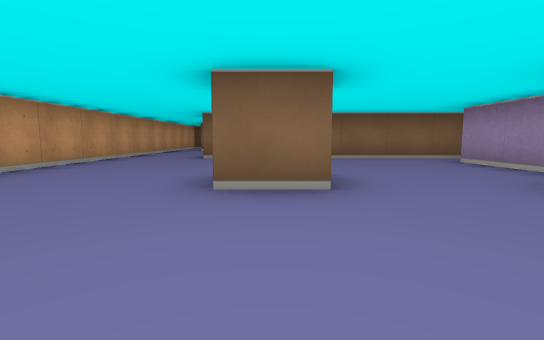
[1] (above)

24 first-person views from a walk through a cub3D maze. The camera is about half as high as the walls, tilts 6° down and sees 85° across. The floor is counted in squares. Each view is taken from the middle of a square. On the plan, view 1 faces up. The plan holds only what a view shows up to about 9 squares ahead; the rest is blank.

[2]
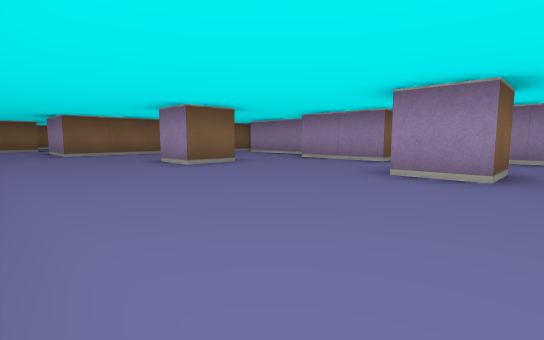

[3]
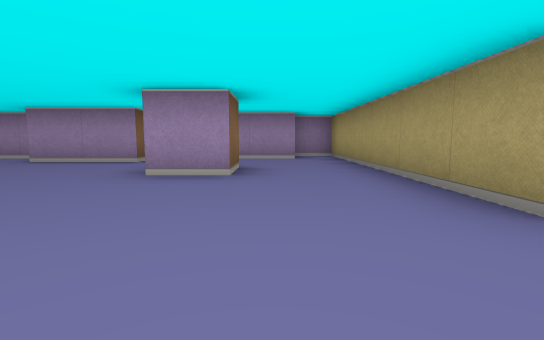

[4]
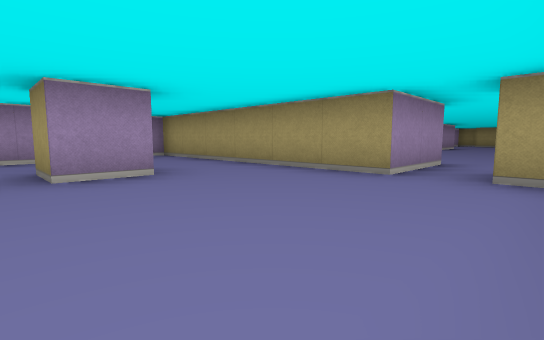

[5]
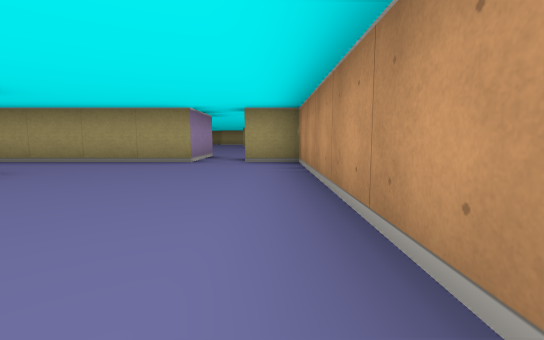

[6]
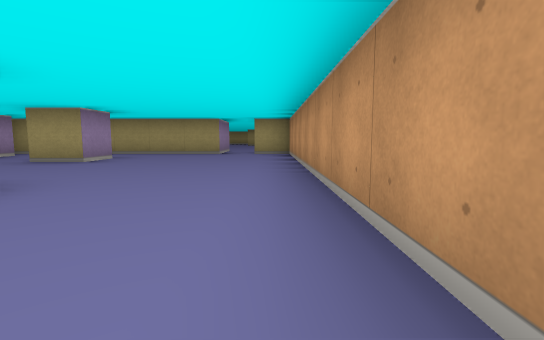

[7]
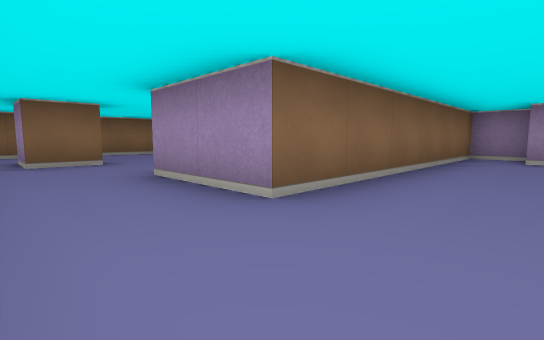

[8]
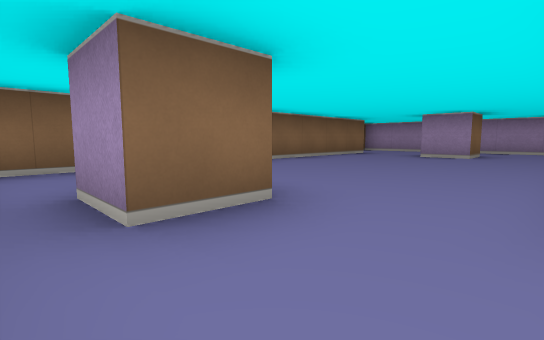

[9]
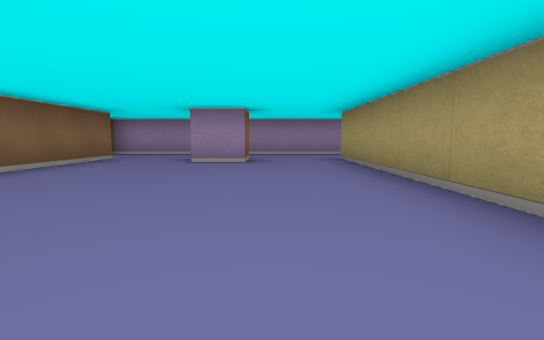

[10]
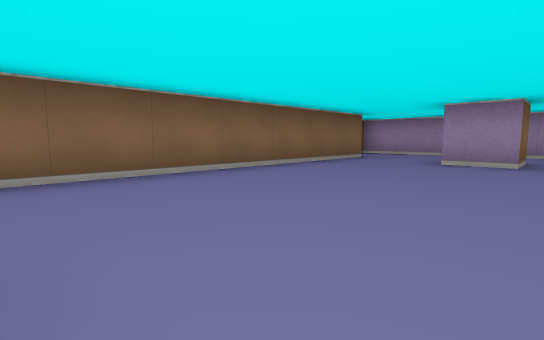

[11]
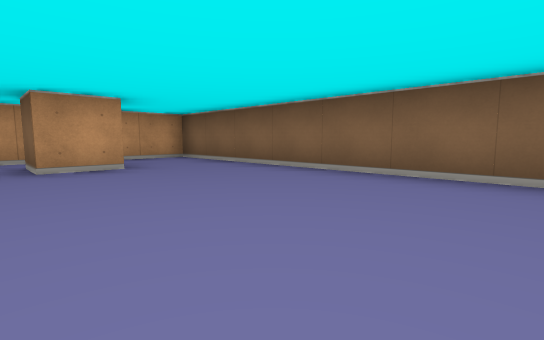

[12]
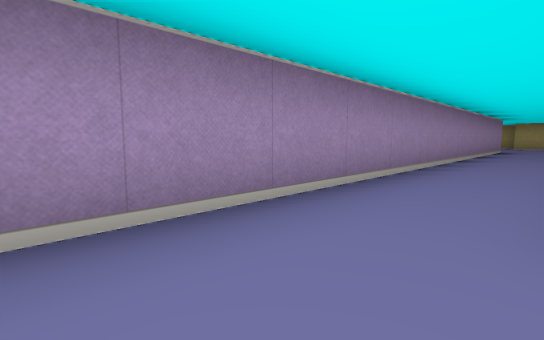

[13]
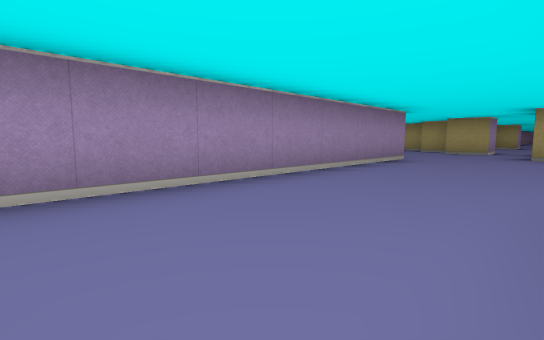

[14]
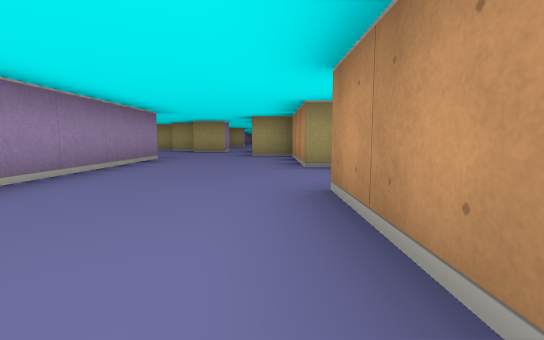

[15]
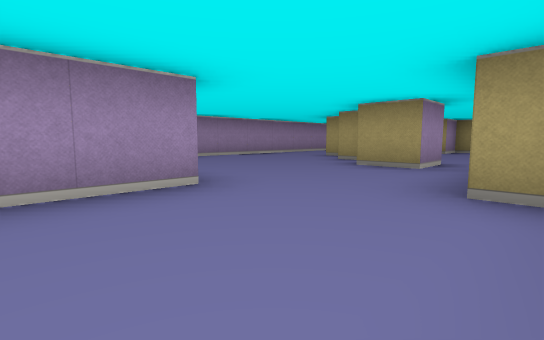

[16]
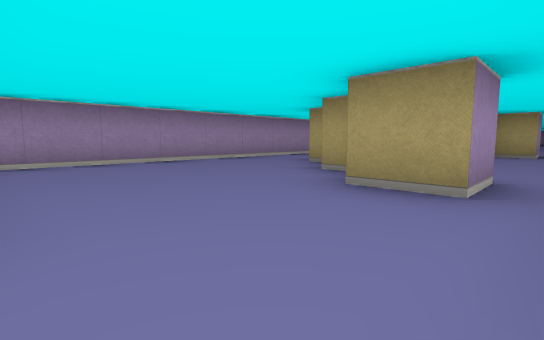

[17]
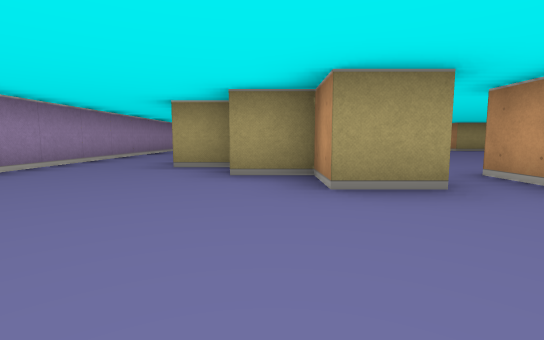

[18]
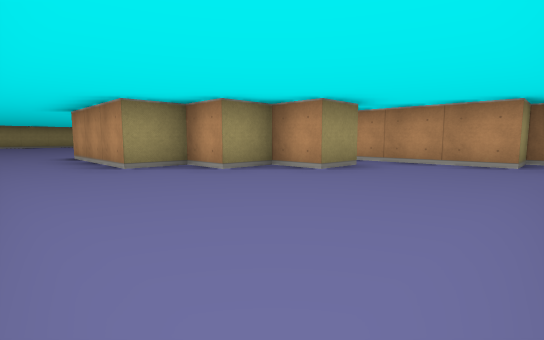

[19]
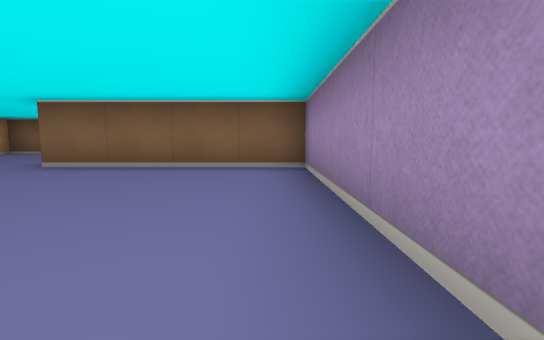

[20]
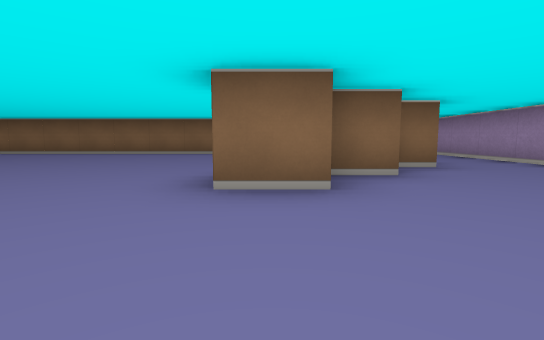

[21]
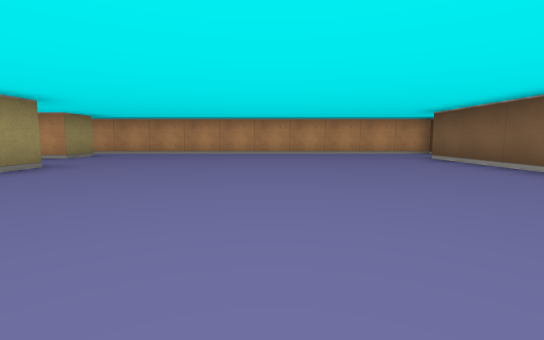

[22]
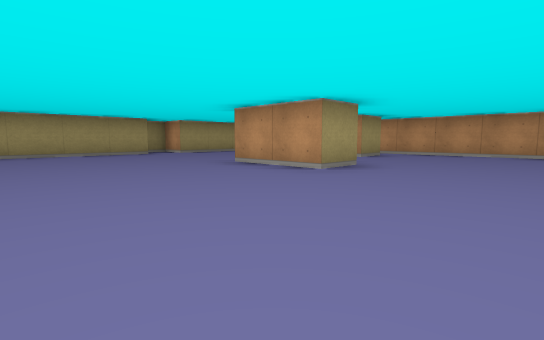

[23]
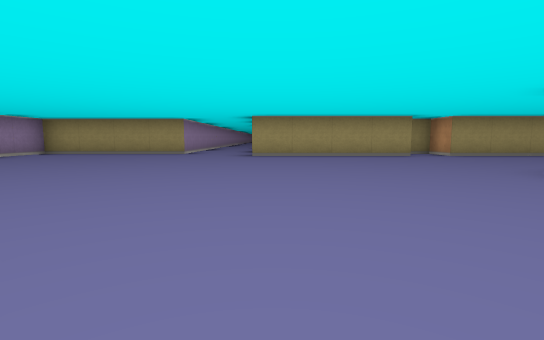

[24]
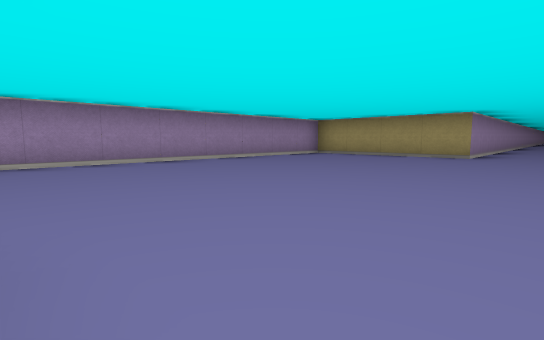

### Floor plan
Points are (right, up) in squares from view 1. A wall is a line through its corners. A room is listed if a view was taken in it or the views show most of it. See-through windows are left out.
Room 1 (views 1, 2, 3, 4, 5, 6, 7)
walls: (0.6, 2.5) (-0.5, 2.5) (-0.5, 3.5); (2.5, 0.4) (2.5, 2.5); (1.5, -1.5) (0.5, -1.5) (0.5, -0.5) (1.5, -0.5); (3.5, 3.2) (3.5, 5.5); (3.5, -2.5) (3.5, -0.2); (-1.5, -4.5) (-1.5, -3.5) (4.5, -3.5) (4.5, -2.5); (4.5, 5.5) (4.5, 6.5) (-1.5, 6.5); (-3.5, 6.4) (-3.5, -3.5) (-2.5, -3.5)
ways out: opening at (-2.5, 7.5) to room 2; opening at (-2, -5) to room 5
Room 2 (views 8, 9, 10, 11, 12)
walls: (0.5, 8.5) (5.5, 8.5); (5.5, 10.5) (4.5, 10.5) (4.5, 11.5); (-1.5, 11.6) (-1.5, 10.5) (-2.5, 10.5) (-2.5, 11.5); (-1.5, 6.5) (-1.5, 8.5); (5.6, 13.5) (-3.5, 13.5) (-3.5, 12.1); (-3.5, 10.6) (-3.5, 6.4); (7.5, 4.5) (7.5, 14.5)
ways out: opening at (-2.5, 7.5) to room 1; opening at (6.5, 4.5) to room 3
Room 3 (views 13, 14, 15, 16)
walls: (4, 0.5) (4.5, 0.5) (4.5, -2.5) (5.5, -2.5); (4.5, 4.5) (4.5, 2.5) (3.5, 2.5); (7.5, -1.5) (7.5, 4.5)
ways out: opening at (6.5, 4.5) to room 2; opening at (6.5, -2.5) to room 4
Room 4 (views 17, 18, 19)
walls: (6.5, -5.6) (6.5, -4.5) (7.5, -4.5) (7.5, -5.5) (8.5, -5.5) (8.5, -6.5) (9.5, -6.5) (9.5, -9.5); (5.5, -2.5) (5.5, -5.5); (11.5, -10.5) (11.5, -1.5) (7.5, -1.5)
ways out: opening at (6.5, -2.5) to room 3; opening at (6, -5) to room 5; opening at (10.5, -9.5) to room 5
Room 5 (views 20, 21, 22, 23, 24)
walls: (1.4, -18.5) (5.5, -18.5); (-1.9, -18.5) (0.5, -18.5) (0.5, -19.5) (1.1, -19.5); (7.5, -23.4) (7.5, -19.5) (11.5, -19.5) (11.5, -10.5); (0.4, -12.5) (1.5, -12.5) (1.5, -14.5); (7.6, -11.5) (6.5, -11.5) (6.5, -10.5) (7.5, -10.5) (7.5, -9.5); (-2.5, -13.5) (-1.5, -13.5) (-1.5, -14.1); (8.6, -10.5) (7.5, -10.5); (9.5, -9.5) (8.9, -9.5); (5.5, -5.5) (-1.5, -5.5) (-1.5, -4.5); (-3.5, -4.4) (-3.5, -14.1)
ways out: opening at (-2, -5) to room 1; opening at (6, -5) to room 4; opening at (10.5, -9.5) to room 4

Positions as (right, up) in squares from view 1, and headings:
1: (0, 0), facing up
2: (-3, -2), facing up-right
3: (-3, -2), facing right
4: (-3, 0), facing down-right
5: (-3, 2), facing down
6: (-3, 5), facing down
7: (-3, 5), facing up-right
8: (-3, 9), facing up-right
9: (-1, 10), facing right
10: (-1, 10), facing up-right
11: (3, 10), facing up-left
12: (6, 10), facing down-right
13: (5, 5), facing down-right
14: (5, 5), facing down
15: (5, 0), facing down-right
16: (6, -2), facing down-right
17: (8, -2), facing down
18: (11, -2), facing down-left
19: (11, -6), facing up
20: (7, -14), facing up
21: (5, -9), facing left
22: (5, -10), facing down-left
23: (5, -11), facing down
24: (6, -12), facing down-right
